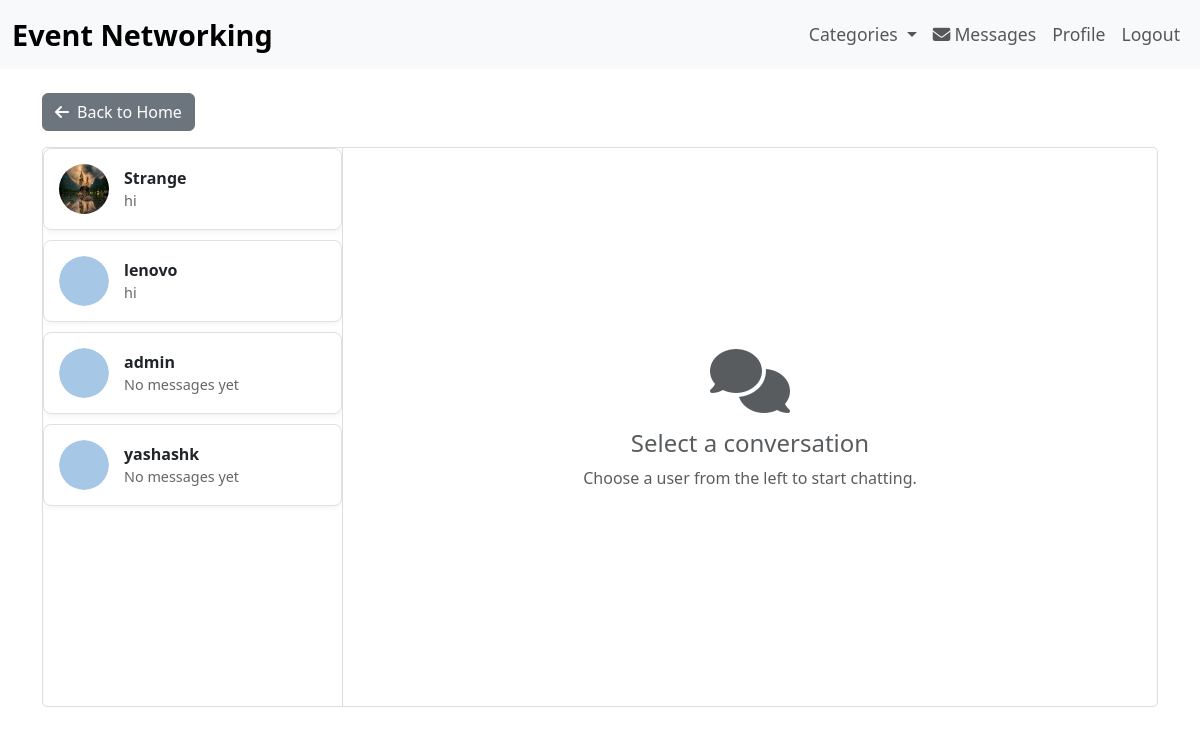
The app's page /messages/ (signed in) with its own data.
### events/models.py (models this page shows, shortened)
class User(AbstractUser):
    USER_TYPES = (
        ('organizer', 'Organizer'),
        ('participant', 'Participant'),
    )
    user_type = models.CharField(max_length=20, choices=USER_TYPES)
    phone = models.CharField(max_length=15, blank=True, null=True)
    bio = models.TextField(max_length=500, blank=True, null=True)
    profile_picture = models.ImageField(upload_to='profile_pics/', blank=True)
    areas_of_interest = models.ManyToManyField('Category', blank=True)

class Message(models.Model):
    sender = models.ForeignKey(User, on_delete=models.CASCADE, related_name='sent_messages')
    receiver = models.ForeignKey(User, on_delete=models.CASCADE, related_name='received_messages')
    content = models.TextField()
    timestamp = models.DateTimeField(auto_now_add=True)
    is_read = models.BooleanField(default=False)
    class Meta:
        ordering = ['-timestamp']

### events/views.py (the view, shortened to what this page needs)
# urls.py: path('messages/', views.chat_view, name='messaging_inbox'),
@login_required
def chat_view(request, user_id=None):
    user = request.user
    q_filter = Q(sender=user) | Q(receiver=user)
    messaged_user_ids = Message.objects.filter(q_filter).values_list('sender_id', 'receiver_id')
    messaged_user_ids = {uid for t in messaged_user_ids for uid in t if uid != user.id}
    if user.user_type == 'participant':
        registered_events = Registration.objects.filter(user=user).select_related('event__organizer')
        organizer_ids = {reg.event.organizer.id for reg in registered_events}
        messaged_user_ids.update(organizer_ids)
    conversations = User.objects.filter(id__in=messaged_user_ids)
    latest_message_subquery = Message.objects.filter(
        Q(sender=OuterRef('pk'), receiver=user) |
        Q(sender=user, receiver=OuterRef('pk'))
    ).order_by('-timestamp')
    conversations = conversations.annotate(
        last_message_id=Subquery(latest_message_subquery.values('id')[:1]),
        last_message_time=Subquery(latest_message_subquery.values('timestamp')[:1])
    ).order_by('-last_message_time')
    for conv_user in conversations:
        if conv_user.last_message_id:
            conv_user.last_message = Message.objects.get(id=conv_user.last_message_id)
        else:
            conv_user.last_message = None
    active_conversation = None
    other_user = None
    context = {
        'conversations': conversations,
        'other_user': other_user,
        'conversation': active_conversation,
        'message_form': MessageForm(sender=user),
    }
    return render(request, 'events/messaging.html', context)

### event_networking/context_processors.py (called while the page is built)
def unread_message_count(request):
    if request.user.is_authenticated:
        count = Message.objects.filter(receiver=request.user, is_read=False).count()
        return {'unread_message_count': count}
    return {'unread_message_count': 0}

### templates/events/messaging.html
{% extends 'base.html' %}
{% load static %}
{% block content %}
<div class="mb-3">
    <a href="{% url 'home' %}" class="btn btn-secondary">
        <i class="fas fa-arrow-left me-2"></i>Back to Home
    </a>
</div>
<div class="chat-container">
    <div class="conversation-list">
        {% for conv_user in conversations %}
            <a href="{% url 'conversation' conv_user.id %}" class="text-decoration-none text-dark">
                <div class="conversation-item {% if other_user.id == conv_user.id %}active{% endif %}">
                    {% if conv_user.profile_picture %}
                        <img src="{{ conv_user.profile_picture.url }}" alt="{{ conv_user.username }}" class="conversation-avatar">
                    {% else %}
                        <img src="{% static 'images/default_avatar.svg' %}" alt="{{ conv_user.username }}" class="conversation-avatar">
                    {% endif %}
                    <div class="conversation-details">
                        <div class="conversation-name">{{ conv_user.get_full_name|default:conv_user.username }}</div>
                        <div class="conversation-last-message">
                            {{ conv_user.last_message.content|truncatewords:5|default:"No messages yet" }}
                        </div>
                    </div>
                </div>
            </a>
        {% empty %}
            <p class="text-center text-muted p-3">No conversations yet.</p>
        {% endfor %}
    </div>
    <div class="chat-window">
        {% if other_user %}
            {% include 'events/conversation.html' %}
        {% else %}
            <div class="d-flex h-100 justify-content-center align-items-center">
                <div class="text-center text-muted">
                    <i class="fas fa-comments fa-4x mb-3"></i>
                    <h4>Select a conversation</h4>
                    <p>Choose a user from the left to start chatting.</p>
                </div>
            </div>
        {% endif %}
    </div>
</div>
{% endblock %}

### static/css/custom.css (style rules this page uses)
.chat-container { display: flex; height: 70vh; border: 1px solid #ddd; border-radius: 5px; overflow: hidden; }
.conversation-list { flex: 0 0 300px; border-right: 1px solid #ddd; overflow-y: auto; }
.conversation-item { display: flex; align-items: center; padding: 15px; cursor: pointer; border: 1px solid #e0e0e0; border-radius: 8px; margin-bottom: 10px; background-color: #ffffff; box-shadow: 0 2px 5px rgba(0, 0, 0, 0.05); transition: all 0.2s ease-in-out; }
.conversation-avatar { width: 50px; height: 50px; border-radius: 50%; margin-right: 15px; }
.conversation-details { flex-grow: 1; }
.conversation-name { font-weight: bold; }
.conversation-last-message { color: #666; font-size: 0.9em; white-space: nowrap; overflow: hidden; text-overflow: ellipsis; }
.chat-window { flex-grow: 1; display: flex; flex-direction: column; }

### records on screen
User: profile_picture (picture), get_full_name "Strange", last_message.content "hi"
User: get_full_name "lenovo", last_message.content "hi"
User: get_full_name "admin", last_message.content "No messages yet"
User: get_full_name "yashashk", last_message.content "No messages yet"
